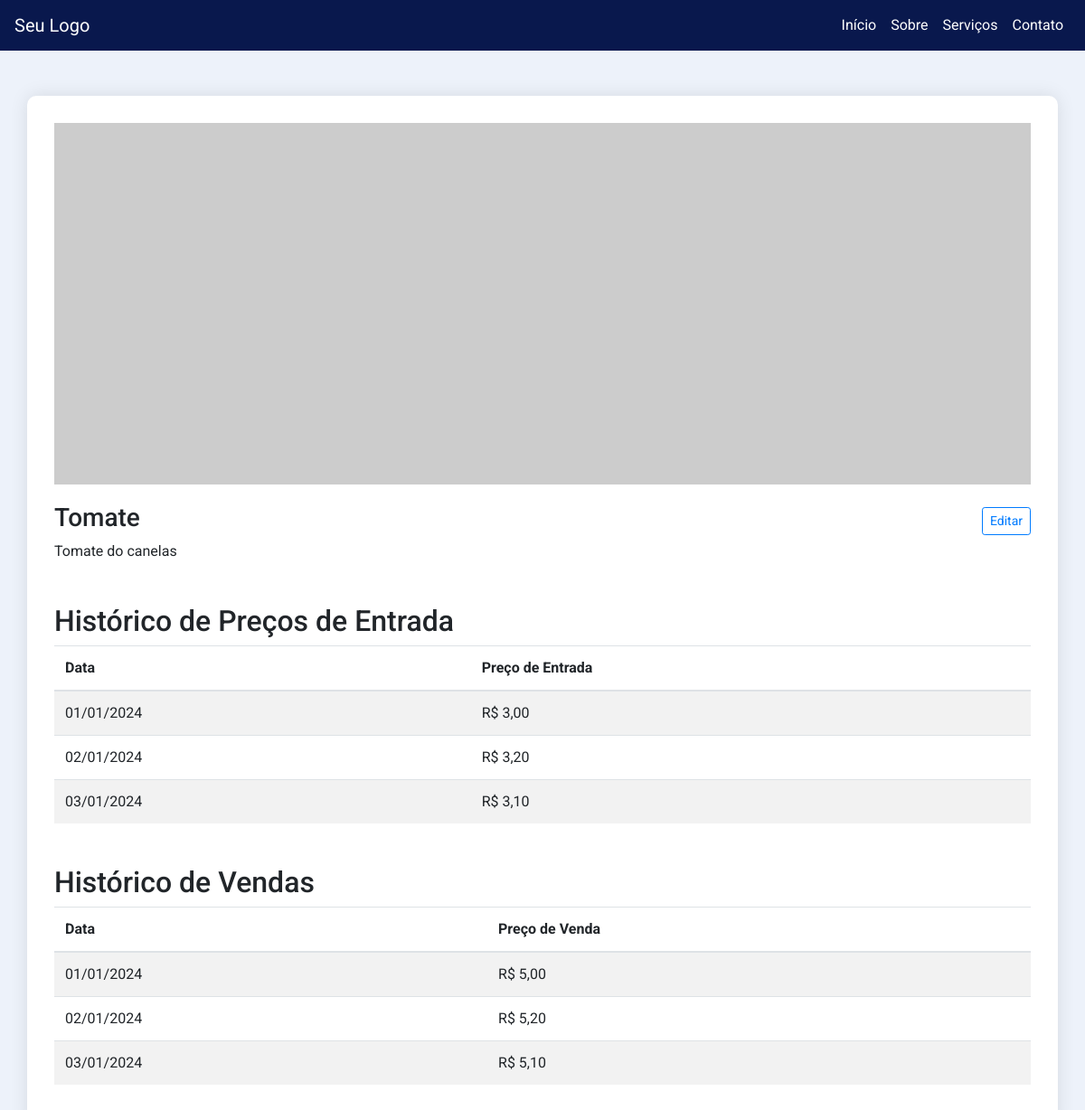
Before: /produto/ver/1 with the older database file.
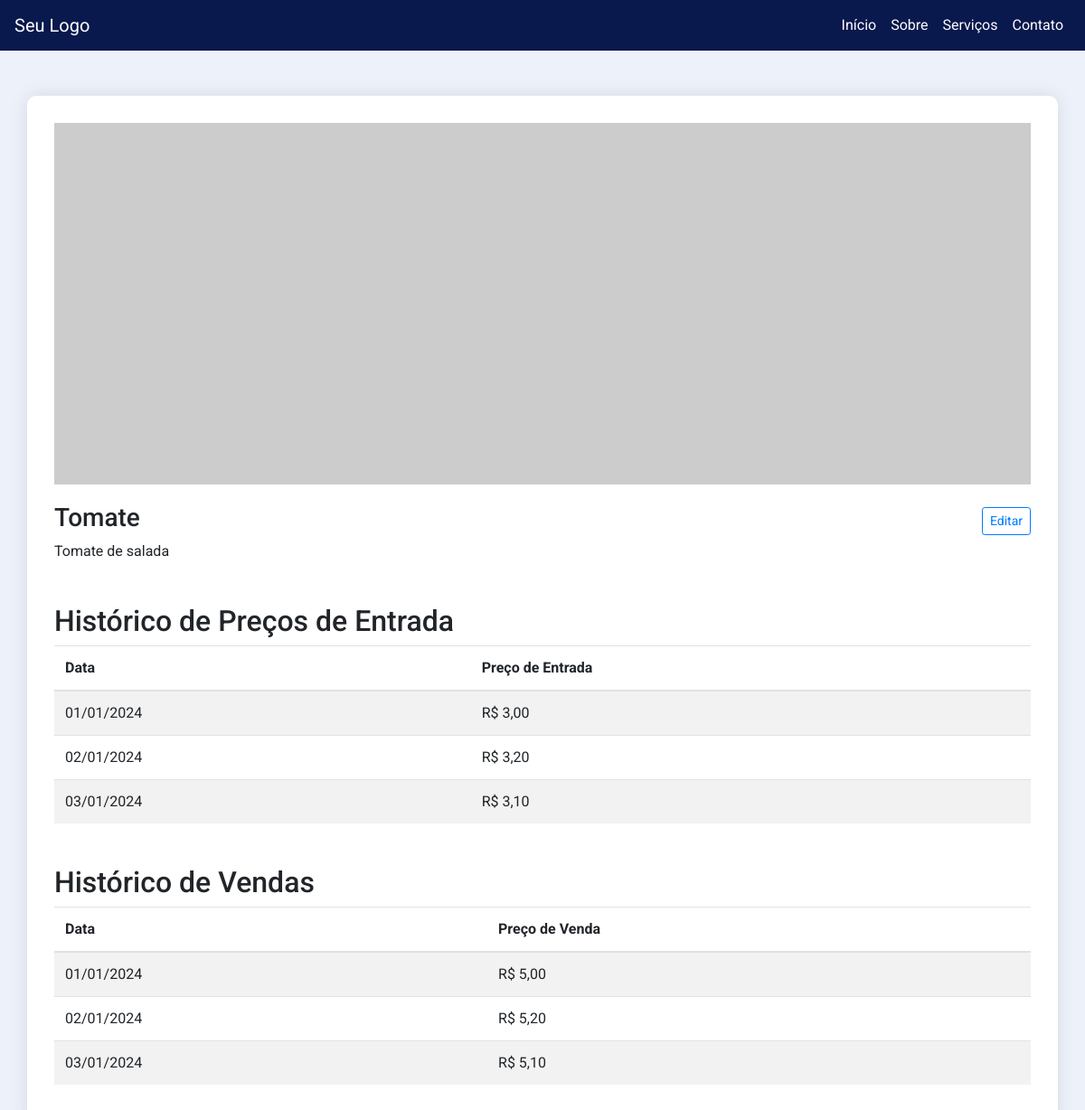
After: the same page with the newer database file.
### model.py (models this page shows)
class Product(SQLModel, table=True):
	id: Optional[int] = Field(default=None, primary_key=True)
	name: str
	description: str

### product.py (the view)
@product.route('/ver/<id>', methods = ['GET','POST'])
def view(id):
    id_view = id
    print(id_view)
    data = model.get_view_product(id_view)
    print(data)
    return render_template('product/view.html' , data=data )

### model.py (called while the page is built)
def get_view_product(id:int):
	with Session(engine) as session:
		product = session.get(Product , id)
		return product

### templates/product/view.html (shortened to what this page needs)
{% extends 'base.html' %}
{% block content %}
    <div class="container">
        <div class="row">
            <div class="col-md-12">
                <img src="https://via.placeholder.com/800x400" alt="Imagem do Produto" class="product-img">
            </div>
        </div>
        <div class="row product-info">
            <div class="col-md-12">
                <div class="d-flex justify-content-between align-items-center">
            <div>
              <h3 id="product-name">Tomate</h3>
            </div>
            <a href="{{url_for('product.edit', id=data.id )}}" class="btn btn-outline-primary btn-sm">Editar</a>
          </div>
                <p id="product-description">{{data.description}}</p>
            </div>
        </div>
        <div class="row price-history">
            <div class="col-md-12">
                <h2>Histórico de Preços de Entrada</h2>
                <table class="table table-striped">
                    <thead>
                        <tr>
                            <th>Data</th>
                            <th>Preço de Entrada</th>
                        </tr>
                    </thead>
                    <tbody>
                        <tr>
                            <td>01/01/2024</td>
                            <td>R$ 3,00</td>
                        </tr>
                        <tr>
                            <td>02/01/2024</td>
                            <td>R$ 3,20</td>
                        </tr>
                        <tr>
                            <td>03/01/2024</td>
                            <td>R$ 3,10</td>
                        </tr>
                    </tbody>
                </table>
            </div>
        </div>
        <div class="row sales-history">
            <div class="col-md-12">
                <h2>Histórico de Vendas</h2>
                <table class="table table-striped">
                    <thead>
                        <tr>
                            <th>Data</th>
                            <th>Preço de Venda</th>
                        </tr>
                    </thead>
                    <tbody>
                        <tr>
                            <td>01/01/2024</td>
                            <td>R$ 5,00</td>
                        </tr>
                        <tr>
                            <td>02/01/2024</td>
                            <td>R$ 5,20</td>
                        </tr>
                        <tr>
                            <td>03/01/2024</td>
                            <td>R$ 5,10</td>
                        </tr>
                    </tbody>
                </table>
            </div>
        </div>
    </div>
{% endblock %}

Changed rows visible on the page:
changed Product: description "Tomate do canelas" → "Tomate de salada"
